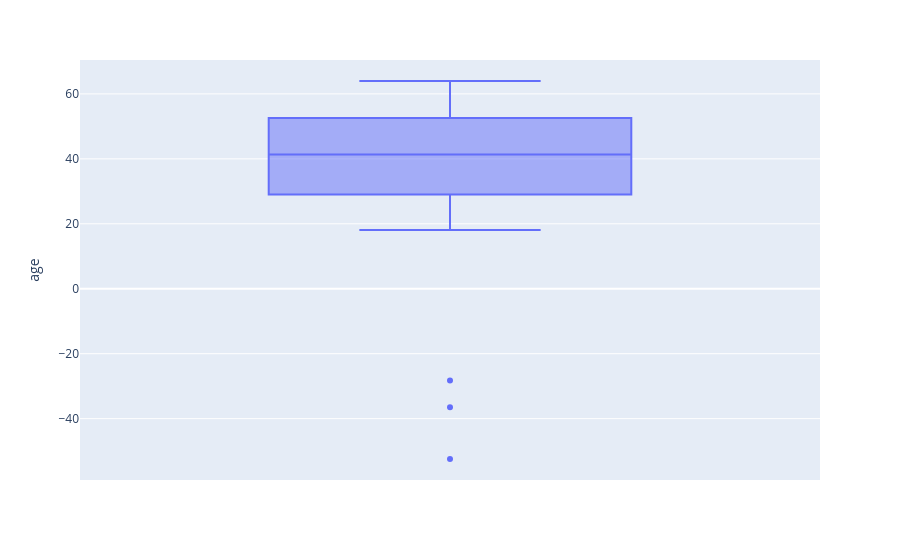

Notebook source saved alongside this figure:
### Code cell
# Outliers idade
import plotly.express as px
grafico = px.box(base_credit, y = 'age')
grafico.show()

### Figure 1 — Plotly figure (JSON) as saved in the notebook; plotly's stock layout.template omitted (floating-point values rounded to 4 significant figures; data arrays with more than 128 entries replaced by an {"elided": "..."} marker saying what was removed)
{"data": [{"alignmentgroup": "True", "hovertemplate": "age=%{y}<extra></extra>", "legendgroup": "", "marker": {"color": "#636efa"}, "name": "", "notched": false, "offsetgroup": "", "orientation": "v", "showlegend": false, "type": "box", "x0": " ", "xaxis": "x", "y": {"elided": "1997 float values"}, "y0": " ", "yaxis": "y"}], "layout": {"boxmode": "group", "legend": {"tracegroupgap": 0}, "margin": {"t": 60}, "xaxis": {"anchor": "y", "domain": [0, 1]}, "yaxis": {"anchor": "x", "domain": [0, 1], "title": {"text": "age"}}}}
